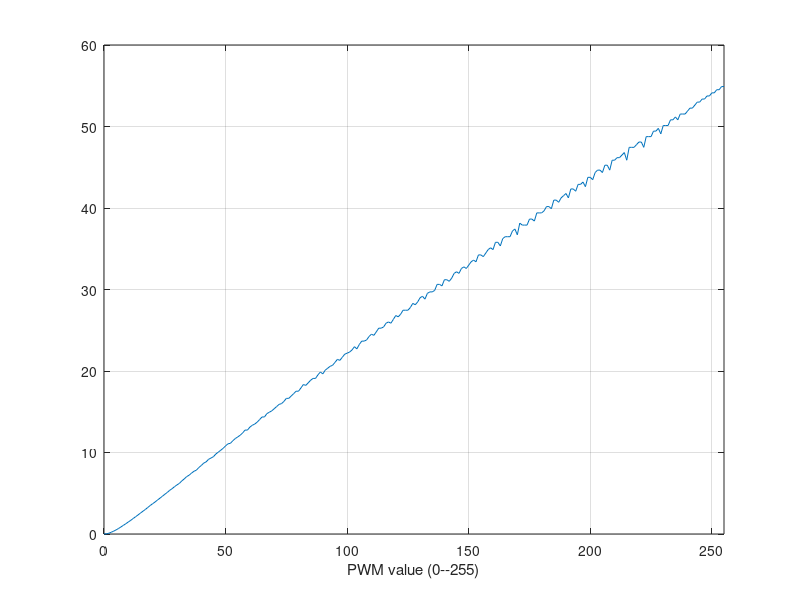

Here is the MATLAB script that generated this plot:
# Octave

data = dlmread('pwm_to_lux.csv', ',');

#figure('visible', 'off');
plot(data(:,1), data(:,4));
xlabel('PWM value (0--255)');
ylabel('');
axis([0, 255]);
grid on
print('pwm_to_lux', '-depslatex', '-mono');
